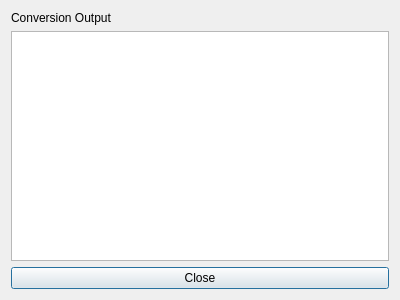
<?xml version="1.0" encoding="UTF-8"?>
<ui version="4.0">
 <class>CommandOutputWindow</class>
 <widget class="QDialog" name="CommandOutputWindow">
  <property name="geometry">
   <rect>
    <x>0</x>
    <y>0</y>
    <width>400</width>
    <height>300</height>
   </rect>
  </property>
  <property name="windowTitle">
   <string>Dialog</string>
  </property>
  <layout class="QVBoxLayout" name="verticalLayout">
   <item>
    <widget class="QLabel" name="outputLabel">
     <property name="text">
      <string>Conversion Output</string>
     </property>
    </widget>
   </item>
   <item>
    <widget class="QPlainTextEdit" name="outputBox">
     <property name="enabled">
      <bool>true</bool>
     </property>
     <property name="textInteractionFlags">
      <set>Qt::LinksAccessibleByKeyboard|Qt::LinksAccessibleByMouse|Qt::TextBrowserInteraction|Qt::TextSelectableByKeyboard|Qt::TextSelectableByMouse</set>
     </property>
    </widget>
   </item>
   <item>
    <widget class="QPushButton" name="pushButton">
     <property name="text">
      <string>Close</string>
     </property>
    </widget>
   </item>
  </layout>
 </widget>
 <resources/>
 <connections/>
</ui>
